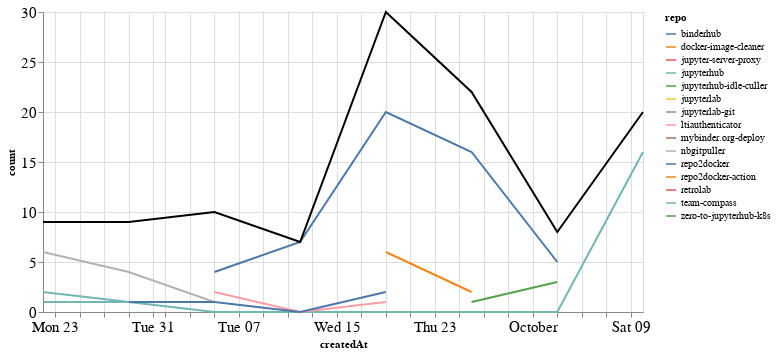

Notebook code for this chart:
### Markdown cell above
### Comments

### Code cell
comments_time = comments.groupby('repo').resample('W', on='createdAt').count()['author'].reset_index()
comments_time = comments_time.rename(columns={'author': 'count'})
comments_time_total = comments_time.groupby('createdAt').agg({"count": "sum"}).reset_index()
ch1 = alt.Chart(comments_time, width=600).mark_line().encode(
    x='createdAt',
    y='count',
    color='repo',
    tooltip="repo"
)

ch2 = alt.Chart(comments_time_total, width=600).mark_line(color="black").encode(
    x='createdAt',
    y='count',
)

ch1 + ch2

### Figure 1 — Vega-Lite specification as saved in the notebook (floating-point values rounded to 4 significant figures)
{"config": {"axisLeft": {"labelFontSize": 15}, "axisBottom": {"labelFontSize": 15}}, "layer": [{"data": {"name": "data-346e4e4146c30b2f893c8c903e2464ea"}, "mark": "line", "encoding": {"color": {"type": "nominal", "field": "repo"}, "tooltip": {"type": "nominal", "field": "repo"}, "x": {"type": "temporal", "field": "createdAt"}, "y": {"type": "quantitative", "field": "count"}}, "width": 600}, {"data": {"name": "data-7ccfb5ea1d8a9225b6262d13267b6ca1"}, "mark": {"type": "line", "color": "black"}, "encoding": {"x": {"type": "temporal", "field": "createdAt"}, "y": {"type": "quantitative", "field": "count"}}, "width": 600}], "$schema": "https://vega.github.io/schema/vega-lite/v4.8.1.json", "datasets": {"data-346e4e4146c30b2f893c8c903e2464ea": [{"repo": "binderhub", "createdAt": "2021-09-05T00:00:00", "count": 4}, {"repo": "binderhub", "createdAt": "2021-09-12T00:00:00", "count": 7}, {"repo": "binderhub", "createdAt": "2021-09-19T00:00:00", "count": 20}, {"repo": "binderhub", "createdAt": "2021-09-26T00:00:00", "count": 16}, {"repo": "binderhub", "createdAt": "2021-10-03T00:00:00", "count": 5}, {"repo": "docker-image-cleaner", "createdAt": "2021-09-19T00:00:00", "count": 6}, {"repo": "docker-image-cleaner", "createdAt": "2021-09-26T00:00:00", "count": 2}, {"repo": "jupyter-server-proxy", "createdAt": "2021-08-29T00:00:00", "count": 2}, {"repo": "jupyterhub", "createdAt": "2021-08-22T00:00:00", "count": 2}, {"repo": "jupyterhub", "createdAt": "2021-08-29T00:00:00", "count": 1}, {"repo": "jupyterhub", "createdAt": "2021-09-05T00:00:00", "count": 0}, {"repo": "jupyterhub", "createdAt": "2021-09-12T00:00:00", "count": 0}, {"repo": "jupyterhub", "createdAt": "2021-09-19T00:00:00", "count": 0}, {"repo": "jupyterhub", "createdAt": "2021-09-26T00:00:00", "count": 0}, {"repo": "jupyterhub", "createdAt": "2021-10-03T00:00:00", "count": 0}, {"repo": "jupyterhub", "createdAt": "2021-10-10T00:00:00", "count": 16}, {"repo": "jupyterhub-idle-culler", "createdAt": "2021-09-26T00:00:00", "count": 1}, {"repo": "jupyterlab", "createdAt": "2021-10-10T00:00:00", "count": 1}, {"repo": "jupyterlab-git", "createdAt": "2021-10-10T00:00:00", "count": 3}, {"repo": "ltiauthenticator", "createdAt": "2021-09-05T00:00:00", "count": 2}, {"repo": "ltiauthenticator", "createdAt": "2021-09-12T00:00:00", "count": 0}, {"repo": "ltiauthenticator", "createdAt": "2021-09-19T00:00:00", "count": 1}, {"repo": "mybinder.org-deploy", "createdAt": "2021-09-26T00:00:00", "count": 2}, {"repo": "nbgitpuller", "createdAt": "2021-08-22T00:00:00", "count": 6}, {"repo": "nbgitpuller", "createdAt": "2021-08-29T00:00:00", "count": 4}, {"repo": "nbgitpuller", "createdAt": "2021-09-05T00:00:00", "count": 1}, {"repo": "repo2docker", "createdAt": "2021-08-29T00:00:00", "count": 1}, {"repo": "repo2docker", "createdAt": "2021-09-05T00:00:00", "count": 1}, {"repo": "repo2docker", "createdAt": "2021-09-12T00:00:00", "count": 0}, {"repo": "repo2docker", "createdAt": "2021-09-19T00:00:00", "count": 2}, {"repo": "repo2docker-action", "createdAt": "2021-09-19T00:00:00", "count": 1}, {"repo": "retrolab", "createdAt": "2021-09-05T00:00:00", "count": 2}, {"repo": "team-compass", "createdAt": "2021-08-22T00:00:00", "count": 1}, {"repo": "team-compass", "createdAt": "2021-08-29T00:00:00", "count": 1}, {"repo": "zero-to-jupyterhub-k8s", "createdAt": "2021-09-26T00:00:00", "count": 1}, {"repo": "zero-to-jupyterhub-k8s", "createdAt": "2021-10-03T00:00:00", "count": 3}], "data-7ccfb5ea1d8a9225b6262d13267b6ca1": [{"createdAt": "2021-08-22T00:00:00", "count": 9}, {"createdAt": "2021-08-29T00:00:00", "count": 9}, {"createdAt": "2021-09-05T00:00:00", "count": 10}, {"createdAt": "2021-09-12T00:00:00", "count": 7}, {"createdAt": "2021-09-19T00:00:00", "count": 30}, {"createdAt": "2021-09-26T00:00:00", "count": 22}, {"createdAt": "2021-10-03T00:00:00", "count": 8}, {"createdAt": "2021-10-10T00:00:00", "count": 20}]}}
